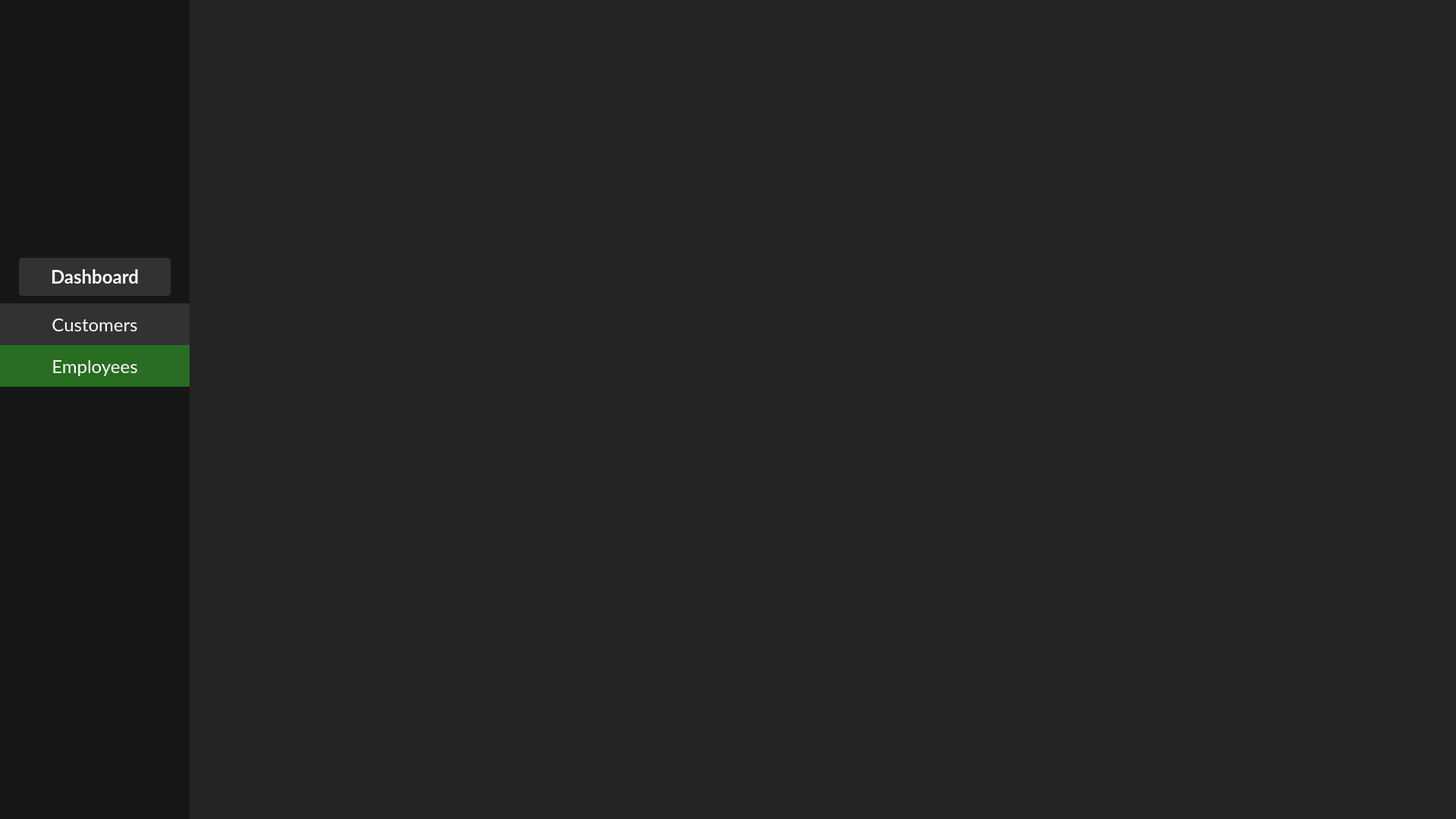
<?xml version="1.0" encoding="UTF-8"?>
<ui version="4.0">
 <class>EmployeesPage</class>
 <widget class="QWidget" name="EmployeesPage">
  <property name="geometry">
   <rect>
    <x>0</x>
    <y>0</y>
    <width>1920</width>
    <height>1080</height>
   </rect>
  </property>
  <property name="windowTitle">
   <string>Form</string>
  </property>
  <property name="styleSheet">
   <string notr="true">background-color:rgba(36, 36, 36, 1);</string>
  </property>
  <widget class="QWidget" name="side_bar_menu" native="true">
   <property name="geometry">
    <rect>
     <x>0</x>
     <y>0</y>
     <width>250</width>
     <height>1080</height>
    </rect>
   </property>
   <property name="styleSheet">
    <string notr="true">background-color:rgba(22, 23, 23, 1);</string>
   </property>
   <widget class="QLabel" name="side_menu_logo_2">
    <property name="geometry">
     <rect>
      <x>55</x>
      <y>70</y>
      <width>140</width>
      <height>140</height>
     </rect>
    </property>
    <property name="styleSheet">
     <string notr="true"/>
    </property>
    <property name="text">
     <string/>
    </property>
    <property name="pixmap">
     <pixmap>build/Desktop_Qt_6_8_2_MinGW_64_bit-Debug/img/logo.png</pixmap>
    </property>
    <property name="scaledContents">
     <bool>true</bool>
    </property>
   </widget>
   <widget class="QPushButton" name="dashboard_btn">
    <property name="geometry">
     <rect>
      <x>25</x>
      <y>340</y>
      <width>200</width>
      <height>50</height>
     </rect>
    </property>
    <property name="font">
     <font>
      <family>Lato</family>
      <pointsize>-1</pointsize>
      <italic>false</italic>
      <bold>true</bold>
     </font>
    </property>
    <property name="styleSheet">
     <string notr="true">QPushButton {
    font-family: Lato;
	padding-left:0px;
    border: none;
    border-radius: 4px;
	background-color:rgba(50, 50, 50, 1);
    font-size: 24px;
    color: white;
    text-align: center;
}

QPushButton:hover {
    background-color: rgba(52, 167, 42, 0.4);
}
</string>
    </property>
    <property name="text">
     <string>Dashboard</string>
    </property>
    <property name="iconSize">
     <size>
      <width>30</width>
      <height>30</height>
     </size>
    </property>
   </widget>
   <widget class="QPushButton" name="customers_btn">
    <property name="geometry">
     <rect>
      <x>0</x>
      <y>400</y>
      <width>250</width>
      <height>55</height>
     </rect>
    </property>
    <property name="styleSheet">
     <string notr="true">QPushButton {
    font-family: Lato;
	padding-left:0px;
    border: none;
    border-radius: 0px;
    background-color:rgba(50, 50, 50, 1);
    font-size: 24px;
    color: white;
    text-align: center;
}

QPushButton:hover {
    background-color: rgba(52, 167, 42, 0.4);
}</string>
    </property>
    <property name="text">
     <string>Customers</string>
    </property>
    <property name="icon">
     <iconset>
      <normaloff>build/Desktop_Qt_6_8_2_MinGW_64_bit-Debug/img/cust_btn.svg</normaloff>build/Desktop_Qt_6_8_2_MinGW_64_bit-Debug/img/cust_btn.svg</iconset>
    </property>
    <property name="iconSize">
     <size>
      <width>30</width>
      <height>30</height>
     </size>
    </property>
   </widget>
   <widget class="QLabel" name="side_menu_logo">
    <property name="geometry">
     <rect>
      <x>30</x>
      <y>220</y>
      <width>190</width>
      <height>50</height>
     </rect>
    </property>
    <property name="text">
     <string/>
    </property>
    <property name="pixmap">
     <pixmap>img/company_name.svg</pixmap>
    </property>
    <property name="scaledContents">
     <bool>true</bool>
    </property>
   </widget>
   <widget class="QPushButton" name="employees_btn">
    <property name="geometry">
     <rect>
      <x>0</x>
      <y>455</y>
      <width>250</width>
      <height>55</height>
     </rect>
    </property>
    <property name="styleSheet">
     <string notr="true">QPushButton {
    font-family: Lato;
	padding-left:0px;
    border: none;
    border-radius: 0px;
	background-color: rgba(52, 167, 42, 0.6);
    font-size: 24px;
    color: white;
    text-align: center;
}

QPushButton:hover {
    background-color: rgba(52, 167, 42, 0.4);
}
</string>
    </property>
    <property name="text">
     <string>Employees</string>
    </property>
   </widget>
   <zorder>dashboard_btn</zorder>
   <zorder>customers_btn</zorder>
   <zorder>side_menu_logo</zorder>
   <zorder>employees_btn</zorder>
   <zorder>side_menu_logo_2</zorder>
  </widget>
 </widget>
 <resources/>
 <connections/>
</ui>
